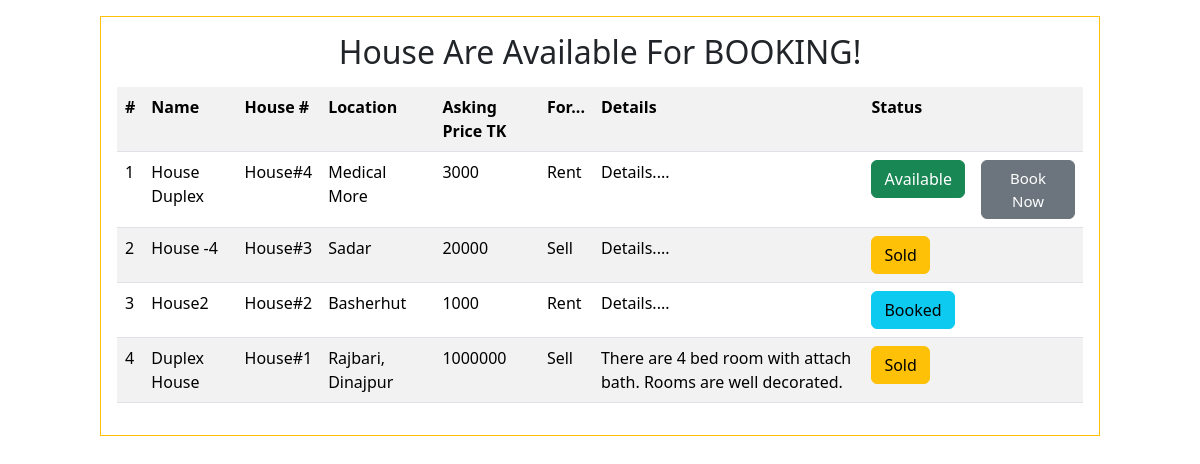
The page /View/buyerhouse.php on the database its author committed.
### tables this page shows
CREATE TABLE `house` (
  `id` int(11) NOT NULL,
  `name` varchar(255) NOT NULL,
  `location` varchar(255) NOT NULL,
  `price` int(25) NOT NULL,
  `details` varchar(255) NOT NULL,
  `type` varchar(11) NOT NULL,
  `status` int(11) NOT NULL DEFAULT 0
);

### Model/houseModel.php (called while the page is built, shortened)
<?php
    include('db.php');
    $sql="SELECT * FROM house ORDER BY id DESC";
    $query = mysqli_query($conn,$sql);
    $result = mysqli_num_rows($query);
    $count =0;
?>

### View/buyerhouse.php (the view, shortened to what this page needs)
<!DOCTYPE html>
<html lang="en">
<head>
    <link href="https://cdn.jsdelivr.net/npm/bootstrap@5.3.2/dist/css/bootstrap.min.css" rel="stylesheet">
    <link rel="stylesheet" href="../style.css">
</head>
<body>
    <div class="container-fluid">
       <div class="row">
        <div class="col-lg-1 "></div>
        <div class="col-lg-10 p-3 mt-3 border border-warning">
                <h2 style="text-align:center">House Are Available For BOOKING!</h2>
            <table class="table table-striped mt-3">
             <?php include('../Model/houseModel.php');
                if($result>0){
                ?>
                <tr>
                    <th>#</th>
                    <th>Name</th>
                    <th>House #</th>
                    <th>Location</th>
                    <th>Asking Price TK</th>
                    <th>For...</th>
                    <th>Details</th>
                    <th>Status</th>
                    <th> </th>
                </tr>
                <?php while($row= mysqli_fetch_assoc($query)){ $count++;?>
                    <tr>
                        <td><?php echo $count;?></td>
                        <td><?php echo $row['name'];?></td>
                        <td>House#<?php echo $row['id'];?></td>
                        <td><?php echo $row['location'];?></td>
                        <td><?php echo $row['price'];?></td>
                        <td><?php echo $row['type'];?></td>
                        <td><?php echo $row['details'];?></td>
                        <?php if($row['status']==0){?>
                            <td>
                                <span class='btn btn-success'>Available</span>
                            </td>
                            <td>
                                <a href="#" data-id="<?php echo $row['id'];?>" class="btn btn-secondary add-btn">Book Now</a>
                            </td>
                        <?php }else if($row['status']==1){?>
                            <td>
                                <span class='btn btn-info'>Booked</span>
                            </td>
                            <td> </td>
                        <?php }else if($row['status']==2){?>
                            <td>
                                <span class='btn btn-warning'>Sold</span>
                            </td>
                            <td> </td>
                        <?php }?>
                    </tr>
                <?php } }else{echo "No House Available";}?>
            </table>
        </div>
       </div>
    </div>
</body>
</html>

### style.css (style rules this page uses)
* { margin: 0; }
a.btn.btn-secondary.add-btn { font-size: 15px; width: 94px; }

### rows shown on the page
house: name "House Duplex", id "4", location "Medical More", price "3000", type "Rent", details "Details...."
house: name "House -4", id "3", location "Sadar", price "20000", type "Sell", details "Details....", status "Sold"
house: name "House2", id "2", location "Basherhut", price "1000", type "Rent", details "Details....", status "Booked"
house: name "Duplex House", id "1", location "Rajbari, Dinajpur", price "1000000", type "Sell", details "There are 4 bed room with attach bath. Rooms are well decorated.", status "Sold"
